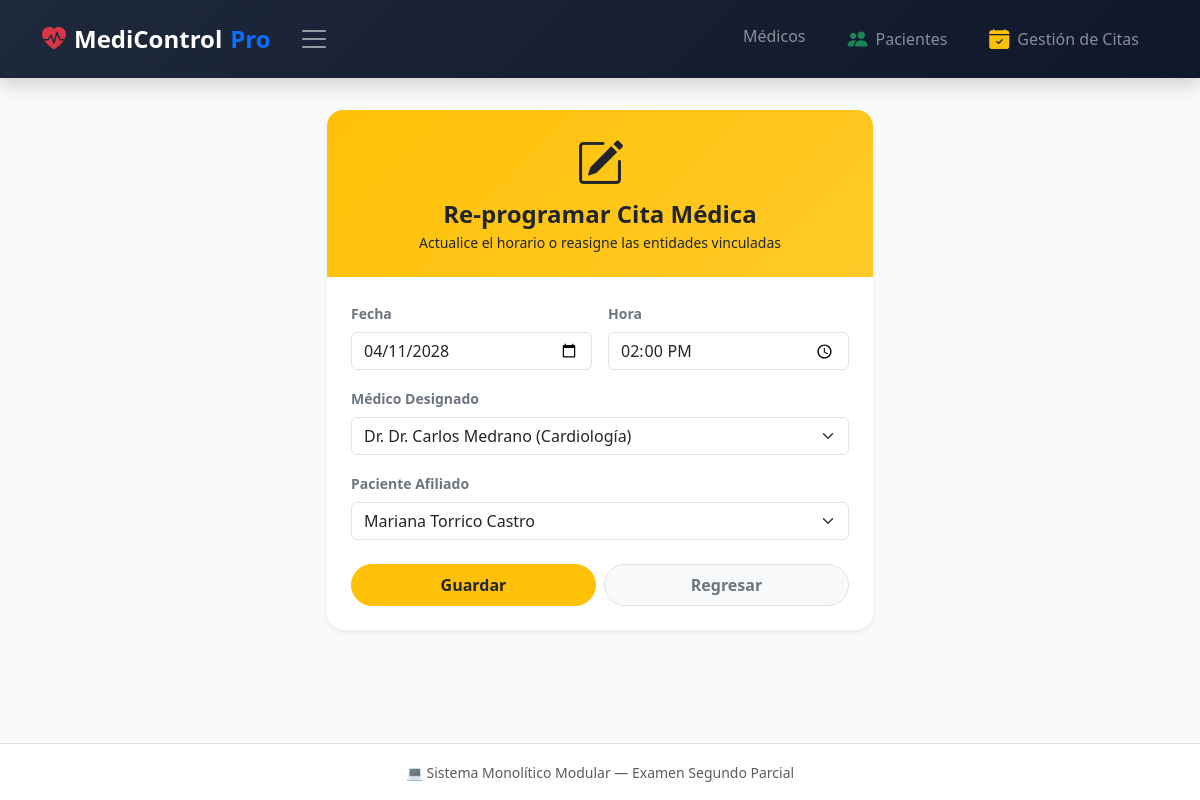
/citas/editar/1, run on the app's committed database.
### blueprintapp/citas/models.py (models this page shows)
class Cita(db.Model):
    __tablename__ = 'citas'
    id = db.Column(db.Integer, primary_key=True)
    fecha = db.Column(db.String(10), nullable=False)
    hora = db.Column(db.String(5), nullable=False)
    medico_id = db.Column(db.Integer, db.ForeignKey('medicos.id'), nullable=False)
    paciente_id = db.Column(db.Integer, db.ForeignKey('pacientes.id'), nullable=False)

### blueprintapp/pacientes/models.py (models this page shows)
class Paciente(db.Model):
    __tablename__ = 'pacientes'
    id = db.Column(db.Integer, primary_key=True)
    nombre = db.Column(db.String(100), nullable=False)
    telefono = db.Column(db.String(20), nullable=False)
    citas = db.relationship('Cita', backref='paciente', lazy=True, cascade="all, delete-orphan")

### blueprintapp/citas/routes.py (the view, shortened to what this page needs)
@bp_citas.route('/editar/<int:id>', methods=['GET', 'POST'])
def editar(id):
    cita = Cita.query.get_or_404(id)
    medicos = Medico.query.all()
    pacientes = Paciente.query.all()
    return render_template('citas/edit.html', cita=cita, medicos=medicos, pacientes=pacientes)

### blueprintapp/citas/templates/citas/edit.html
{% extends 'base.html' %}
{% block content %}
<div class="row justify-content-center">
    <div class="col-md-7 col-lg-6">
        <div class="card border-0 shadow-sm rounded-4 overflow-hidden">
            <div class="p-4 text-dark text-center" style="background: linear-gradient(135deg, #ffc107 0%, #ffca28 100%);">
                <i class="bi bi-pencil-square display-5"></i>
                <h4 class="fw-bold mt-2 mb-1">Re-programar Cita Médica</h4>
                <p class="mb-0 text-dark-50 small">Actualice el horario o reasigne las entidades vinculadas</p>
            </div>
            <div class="card-body p-4">
                <form method="POST">
                    <div class="row g-3 mb-3">
                        <div class="col-sm-6">
                            <label class="form-label text-secondary small fw-bold">Fecha</label>
                            <input type="date" name="fecha" class="form-control" value="{{ cita.fecha }}" required>
                        </div>
                        <div class="col-sm-6">
                            <label class="form-label text-secondary small fw-bold">Hora</label>
                            <input type="time" name="hora" class="form-control" value="{{ cita.hora }}" required>
                        </div>
                    </div>
                    <div class="mb-3">
                        <label class="form-label text-secondary small fw-bold">Médico Designado</label>
                        <select name="medico_id" class="form-select" required>
                            {% for m in medicos %}
                            <option value="{{ m.id }}" {% if m.id == cita.medico_id %}selected{% endif %}>Dr. {{ m.nombre }} ({{ m.especialidad }})</option>
                            {% endfor %}
                        </select>
                    </div>
                    <div class="mb-4">
                        <label class="form-label text-secondary small fw-bold">Paciente Afiliado</label>
                        <select name="paciente_id" class="form-select" required>
                            {% for p in pacientes %}
                            <option value="{{ p.id }}" {% if p.id == cita.paciente_id %}selected{% endif %}>{{ p.nombre }}</option>
                            {% endfor %}
                        </select>
                    </div>
                    <div class="row g-2">
                        <div class="col-6"><button type="submit" class="btn btn-warning text-dark w-100 py-2 rounded-pill fw-bold">Guardar</button></div>
                        <div class="col-6"><a href="{{ url_for('citas.index') }}" class="btn btn-light w-100 py-2 rounded-pill fw-bold text-secondary border">Regresar</a></div>
                    </div>
                </form>
            </div>
        </div>
    </div>
</div>
{% endblock %}

### data on the page
Cita: fecha "04/11/2028", hora "14:00", medico_id "Dr. Dr. Carlos Medrano (Cardiología)", paciente_id "Mariana Torrico Castro"
